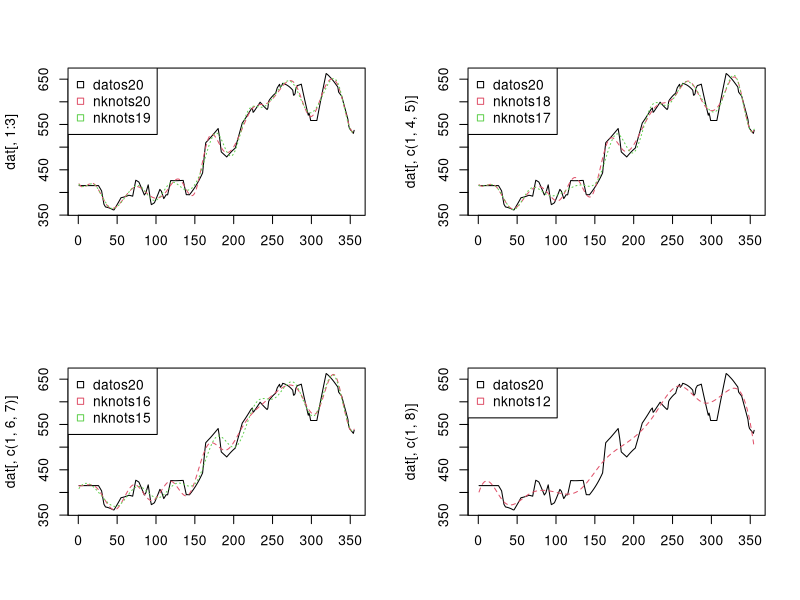

Generate this figure with R:
################## matplot; many series in the same plot #################################
datos20 <- c(415.148,415.148,415.148,415.148,415.148,415.148,415.148,415.148,415.148,415.148,415.148,415.148,415.148,415.148,415.148,415.148,415.148,415.148,415.148,415.148,415.148,415.148,415.148,415.146,415.137,415.118,412.235,409.334,406.417,403.482,393.668,383.844,374.011,371.015,368.006,367.654,367.246,366.779,366.248,365.650,364.981,364.237,363.414,362.511,361.528,361.547,364.431,367.331,370.251,373.194,376.164,379.164,382.198,385.269,388.379,388.723,389.111,389.545,390.023,390.545,391.112,391.722,392.375,393.072,393.810,393.510,393.158,392.750,392.283,391.753,400.724,409.588,418.340,426.974,426.071,425.088,424.026,422.886,418.997,415.045,411.032,406.958,402.827,398.638,394.394,396.896,399.299,405.261,411.097,416.808,405.160,393.483,381.780,373.146,374.051,375.043,376.123,377.297,381.239,385.267,389.383,393.590,397.891,402.288,406.785,404.583,402.533,396.978,391.609,386.429,389.106,391.916,394.858,394.840,394.806,402.750,410.661,418.534,426.363,426.194,426.068,425.981,425.929,425.909,425.916,425.945,425.993,426.056,426.129,426.207,426.288,426.368,426.448,426.527,426.606,418.688,410.779,402.881,394.995,395.072,395.065,394.975,394.801,396.936,399.137,401.408,403.755,406.181,408.691,411.290,413.983,416.773,419.667,422.668,425.780,429.010,432.360,435.837,439.443,443.185,460.115,477.240,494.558,509.672,511.574,513.461,515.328,517.169,518.980,520.755,522.747,524.748,526.758,528.776,530.802,532.837,534.881,536.934,538.995,541.065,530.095,519.082,504.305,489.484,487.878,486.286,484.708,483.144,481.596,480.063,478.286,480.325,482.330,484.294,486.213,488.080,489.888,491.632,493.306,494.904,496.418,497.844,503.855,509.892,515.955,522.045,528.169,534.331,540.535,546.788,553.091,555.588,558.124,560.697,563.306,565.953,568.636,571.354,574.108,576.897,579.721,582.578,584.517,586.378,576.805,578.489,581.015,583.552,586.100,588.659,591.232,593.824,596.444,599.097,597.139,595.209,593.311,591.452,589.640,587.880,586.176,584.530,582.942,586.233,600.897,604.183,606.505,608.695,610.753,612.678,614.469,616.126,617.644,619.016,624.883,630.609,633.436,636.109,638.621,632.093,634.267,636.268,640.819,640.368,639.772,639.083,638.293,637.395,636.384,635.252,633.993,632.601,631.073,629.410,627.614,625.685,614.586,615.142,618.059,629.897,632.917,635.999,636.426,636.934,637.530,638.219,639.009,630.943,622.983,615.130,607.386,599.751,592.228,584.816,577.517,570.332,575.050,568.094,558.761,558.761,558.761,558.761,558.761,558.761,558.761,558.761,558.761,567.725,576.697,585.682,594.563,603.347,612.038,620.643,629.166,637.611,645.975,654.257,662.457,661.175,659.738,658.141,656.378,654.442,652.664,650.770,648.762,646.639,644.402,642.052,639.710,637.377,635.053,632.737,621.570,619.262,616.956,614.704,612.485,605.975,599.527,593.146,586.839,580.611,574.135,567.683,561.254,547.586,541.204,539.019,536.843,534.674,532.513,530.359,537.073)

nknots20 <- smooth.spline(datos20,,all.knots=FALSE,nknots=20)$y
nknots19 <- smooth.spline(datos20,,all.knots=FALSE,nknots=19)$y
nknots18 <- smooth.spline(datos20,,all.knots=FALSE,nknots=18)$y
nknots17 <- smooth.spline(datos20,,all.knots=FALSE,nknots=17)$y
nknots16 <- smooth.spline(datos20,,all.knots=FALSE,nknots=16)$y
nknots15 <- smooth.spline(datos20,,all.knots=FALSE,nknots=15)$y
nknots12 <- smooth.spline(datos20,,all.knots=FALSE,nknots=12)$y

dat <- data.frame(datos20,nknots20,nknots19,nknots18,nknots17,nknots16,nknots15,nknots12)

par(mfrow=c(2,2))
matplot(dat[,1:3], type = c("l"),col=1:ncol(dat[,1:3]))
legend("topleft",legend = names(dat)[1:3],col=1:ncol(dat[,1:3]),pch = 0.5)

matplot(dat[,c(1,4,5)], type = c("l"),col=1:ncol(dat[,c(1,4,5)]))
legend("topleft",legend = names(dat)[c(1,4,5)],col=1:ncol(dat[,c(1,4,5)]),pch = 0.5)

matplot(dat[,c(1,6,7)], type = c("l"),col=1:ncol(dat[,c(1,6,7)]))
legend("topleft",legend = names(dat)[c(1,6,7)],col=1:ncol(dat[,c(1,6,7)]),pch = 0.5)

matplot(dat[,c(1,8)], type = c("l"),col=1:ncol(dat[,c(1,8)]))
legend("topleft",legend = names(dat)[c(1,8)],col=1:ncol(dat[,c(1,8)]),pch = 0.5)

